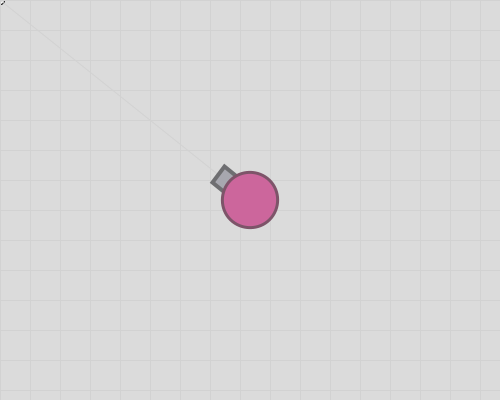
Frame 1 (no input)
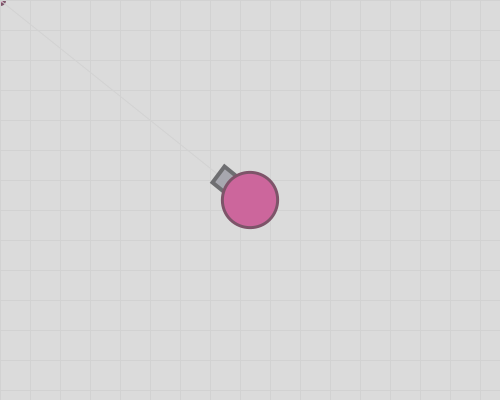
Frame 60 (the mouse pressed at the canvas centre just before this capture)
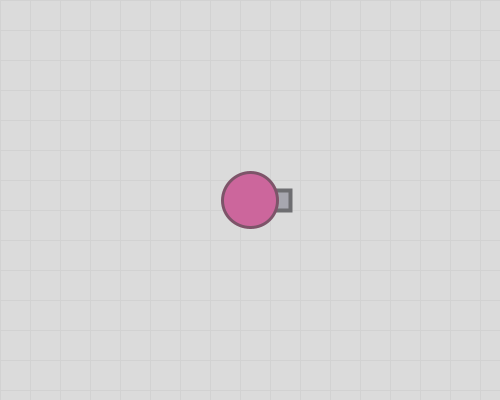
Frame 120 (the mouse held since frame 60 and released just before this capture)

The Processing sketch that drew these frames (run headless with seeded random() and noise(); from frame 60 on, the mouse is pressed at the canvas centre):

// Processing sketch: week07_06_arras06_vx_vy_void_keyPressed_void_keyReleased_void_d
// ── week07_06_arras06_vx_vy_void_keyPressed_void_keyReleased_void_d.pde
void setup() {
  size(500, 400);
}
void keyPressed() { //按下去時，會有速度，放開後，速度要變成0
  if (keyCode==RIGHT) vx=1;// x += 1;
  if (keyCode==LEFT) vx=-1;//x -= 1;
  if (keyCode==UP) vy=-1;//y -= 1;
  if (keyCode==DOWN) vy=1;//y += 1;
}
void keyReleased() {
  if (keyCode==LEFT || keyCode==RIGHT) vx=0;
  if (keyCode==UP || keyCode==DOWN) vy=0;
}
float x = 250, y = 200, vx=0, vy=0;
void draw() {
  x+=vx;
  y+=vy;
  background(219); //灰底
  translate(-x, -y); //讓全世界,都向反方向移動
  translate(width/2, height/2); //把 0,0 移畫面正中心
  float mx = mouseX+x-width/2, my = mouseY+y-height/2; //換算 mx, my 的坐標
  ellipse(mx, my, 8, 8);
  stroke(210); //灰底的線
  strokeWeight(1);
  for (int i=0; i<30; i++) {
    line(0, i*30, 500, i*30);
    line(i*30, 0, i*30, 500);
  }
  //background(215,184,200); //紅底
  //stroke(211,180,196); //紅底的線
  float dx = mx - x, dy = my - y; //改用 mx, my
  float a = atan2(dy, dx); // atan2() 算出角度
  line(x, y, mx, my); //改用 mx, my
  myTank(x, y, a);
}
void myTank(float x, float y, float a) {
  translate(x, y); //大二下圖學課,教的移動
  rotate(a); //大二下圖學課,教的旋轉
  fill(167, 167, 175);
  stroke(110, 110, 113);
  strokeWeight(4);
  rect(20, -10, 20, 20); //炮管/炮塔

  fill(204, 102, 156);
  stroke(125, 84, 105);
  strokeWeight(3);
  ellipse(0, 0, 55, 55); //圓形的身體
}
